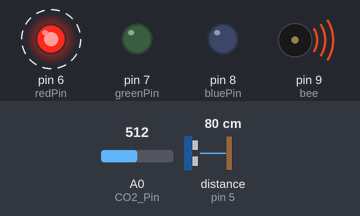
A sketch run on a simulated Arduino Uno, built with avr-gcc and run on an emulated ATmega328P. Shown: output pins drawn as LEDs (lit = HIGH), buzzer (waves = sounding). Dashed ring = blinking. The inputs (shaded band) are chosen by the test bench; at power-on: A0 (CO2_Pin) = 512, distance to the obstacle (sensor on pin 5) 80 cm. The modem accepts every AT command (registered, SIM ready, sends succeed) and sends nothing else; what the sketch prints to the serial monitor is not drawn.

Above: at 10.76 s.
10.8 s: A0 (CO2_Pin) set to 862
13.8 s: A0 (CO2_Pin) set to 883
At 13.91 s:
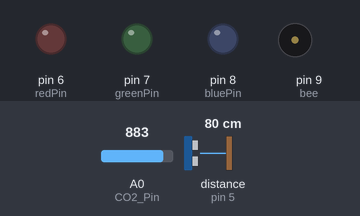
At 15.1 s:
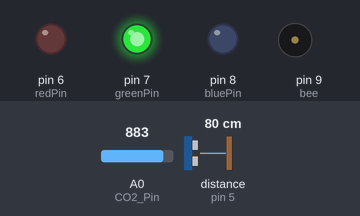
Timing chart, 0 to 21.1 s (numbered marks = the images above; inputs shaded):
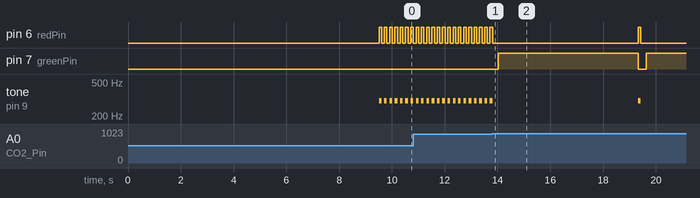

The sketch:

CO2.ino
```cpp
#include <SoftwareSerial.h>
#include <Ultrasonic.h>
SoftwareSerial Wifi(2,3);//軟體(RX,TX)<==>硬體(TX,RX)
Ultrasonic ultrasonic(4,5);
int dis;
int redPin=6;
int greenPin=7;
int bluePin=8;
int bee=9;
int cmd;
int CO2_Pin=A0;
unsigned int CO2_var;
unsigned int CO2;
String Led;
String ssid = "AP 名稱";
String password  = "AP 密碼";
String apiKey = " ";
String host = "api.thingspeak.com";
int DATA1;
int DATA2;

String GET = "GET /update?key=使用者API";
#define Rec "api.thingspeak.com"

void setup() {
  Serial.begin(115200);
  Wifi.begin(115200);
  pinMode(redPin,OUTPUT);
  pinMode(greenPin,OUTPUT);
  pinMode(bluePin,OUTPUT);
  pinMode(bee,OUTPUT);
  pinMode(CO2_Pin,INPUT);
  sendData("AT+CWMODE=1\r\n",1000);
  delay(500);
  sendData("AT+CWMODE?\r\n",500);
  delay(500);
  Wifi.println("AT+CWJAP=\"" + ssid + "\",\"" + password + "\"\r\n");
  Serial.print("Radey to [AT+CWJAP=\"" + ssid + "\",\"" + password + "\"]");
  while (!Wifi.find("OK")) {
    delay(500);
    Serial.print(".");
  }
  Serial.println("Wifi connected.");
  sendData("AT+CWJAP_CUR?\r\n",1000);
  sendData("AT+CWJAP_DEF?\r\n",5000);
  sendData("AT+CIPAP_CUR?\r\n",1000);
}

void loop() {

  CO2_var=analogRead(CO2_Pin);
  CO2=(125*CO2_var)>>8;
  Serial.print("CO2:"); //顯示 Temp:
  Serial.print(CO2);  //顯示計算的温度值
  Serial.println("e");//顯示C，並自動換行
  Serial.println(CO2);
 while(CO2 > 35){
      digitalWrite(redPin,1);
      digitalWrite(greenPin,0);
      digitalWrite(bluePin,0);
      tone(bee,300);
      delay(100);
      digitalWrite(redPin,0);
      noTone(bee);
      delay(100);
      CO2_var=analogRead(CO2_Pin);
      CO2=(150*CO2_var)>>8;
     if(CO2 < 35){
       break;
     }
}


dis=ultrasonic.read();
int cmd;
if ((30 > dis)&&(dis > 2)){
cmd = 1;
Serial.println(cmd);
}
if ((90 >= dis)&&(dis >= 30)){
cmd = 2;
Serial.println(cmd);
}
if (dis > 90){
cmd = 3;
Serial.println(cmd);
}
Serial.print("cmd = ");
Serial.println(cmd);
Serial.println(".............");
    if (cmd == 1){
  digitalWrite(greenPin,0);
  digitalWrite(bluePin,0);
  digitalWrite(redPin,1);
    for(int i=0;i<=16;i++){
      tone(bee,300);
      delay(80);
      noTone(bee);
      delay(80);
    }
    tone(bee,2880);
    while(true){
      dis=ultrasonic.read();
      Led="閃紅燈";
if ((30 > dis)&&(dis > 2)){
cmd = 1;
Serial.println(cmd);
}
if ((90 >= dis)&&(dis >= 30)){
cmd = 2;
Serial.println(dis);
Serial.println(cmd);
}
if (dis > 90){
cmd = 3;
Serial.println(dis);
Serial.println(cmd);
}
     if(cmd != 1){
       noTone(bee);
       break;
     }
     delay(100);
 }
}
delay(100);
    if (cmd == 2){
        // cmd = "2";
  digitalWrite(redPin,0);
  digitalWrite(bluePin,0);
  digitalWrite(greenPin,1);
  Led="閃綠燈";
    }

    if (cmd == 3){
  digitalWrite(redPin,0);
  digitalWrite(greenPin,0);
  digitalWrite(bluePin,1);
  Led="閃藍燈";
    }
  Serial.print("目前車距: ");
  Serial.print(dis);
  Serial.print(" CM");
  Serial.print(",");
  Serial.print("目前燈號: ");
  Serial.println(Led);
  delay(500);
  DATA1=dis;
  DATA2=CO2;
  String G = GET + "&field1=" + DATA1 + "&field2=" + DATA2 +  "\r\n";
  String cipStart="AT+CIPSTART=\"TCP\",\"";
    cipStart += Rec; //Tingspeak IP
    cipStart += "\",80";
    cipStart +="\r\n";
    Wifi.println("AT\r\n");
    delay(500);
// =========================================================傳送TCP指令
    Wifi.println(cipStart); //延遲時間5秒可以自行調整
    Serial.println("送TCP了,等1秒");
    delay(1000);
  if (Wifi.find("OK")) {
    Serial.println("TCP Connected");
  }
  else{
     return;
  }
    // ====================================================字元長度
  String cipSend = "AT+CIPSEND=";
    cipSend +=G.length();
    cipSend +="\r\n";
    sendData("AT+CIPSTATUS\r\n",800);
    delay(500);
    Serial.println(cipSend);
    Wifi.println(cipSend);

  if (Find_Response(">",500)) {
    Serial.println(">>>>>>>>>>>>>>>>>");
    // delay(500);
    Serial.println(G);
     Wifi.println(G);

    if (Find_Response("SEND OK\r\n\r\n+IPD,4",2000)) {
      Serial.println("資料傳送完成");
      LED_Fni();
      // delay(12000);
    } else {
      Serial.println("資料傳送失敗");
    }
  }
 else {
    Serial.println("資料並未傳送");
  }
  // delay(20000);
}

void LED_Fni() {
      digitalWrite(redPin,1);
      // delay(500);
      digitalWrite(greenPin,0);
      // delay(500);
      digitalWrite(bluePin,0);
      delay(700);

      digitalWrite(redPin,0);
      // delay(500);
      digitalWrite(greenPin,1);
      // delay(1000);
      digitalWrite(bluePin,0);
      delay(700);

      digitalWrite(redPin,0);
      // delay(500);
      digitalWrite(greenPin,0);
      // delay(500);
      digitalWrite(bluePin,1);
      delay(700);

  for(int i=0;i<=3;i++){
      digitalWrite(redPin,1);
      digitalWrite(greenPin,1);
      digitalWrite(bluePin,1);
      delay(200);
      digitalWrite(redPin,0);
      digitalWrite(greenPin,0);
      digitalWrite(bluePin,0);
      delay(200);
  }
      digitalWrite(redPin,1);
      // delay(500);
      digitalWrite(greenPin,1);
      // delay(500);
      digitalWrite(bluePin,1);
      tone(bee,420);
      delay(2000);
      noTone(bee);
}


void sendData(String command, const int time1) {
  Wifi.print(command); // send the read character to the esp8266
  String response="";
  unsigned long timeout = time1 + millis();
    while(Wifi.available() || millis() < timeout) {
      while(Wifi.available()) {
      char c=Wifi.read(); // read the next character.
      response += c;
      }
    }
  Serial.println(response);
}

bool Find_Response(String command, const int time1) {
    String response = "";
    unsigned long startTime = millis();

    while (millis() - startTime < time1) {
        while (Wifi.available()) {
            char c = Wifi.read();
            response += c;
        }

        if (response.indexOf(command) != -1) {
            Serial.println(response);
            return true; // 找到了指定的响应
        }
    }

    Serial.println(response);
    return false; // 在规定的时间内未找到指定的响应
}    
```

Measured:
- the behaviour switches between 873 and 874 on A0 (CO2_Pin) (found by bisection; images 0 and 1)
- after the input at 13.8 s, pin 7 (greenPin): LOW → HIGH after 0.22 s, → LOW 5.3 s later, → HIGH 0.31 s later
